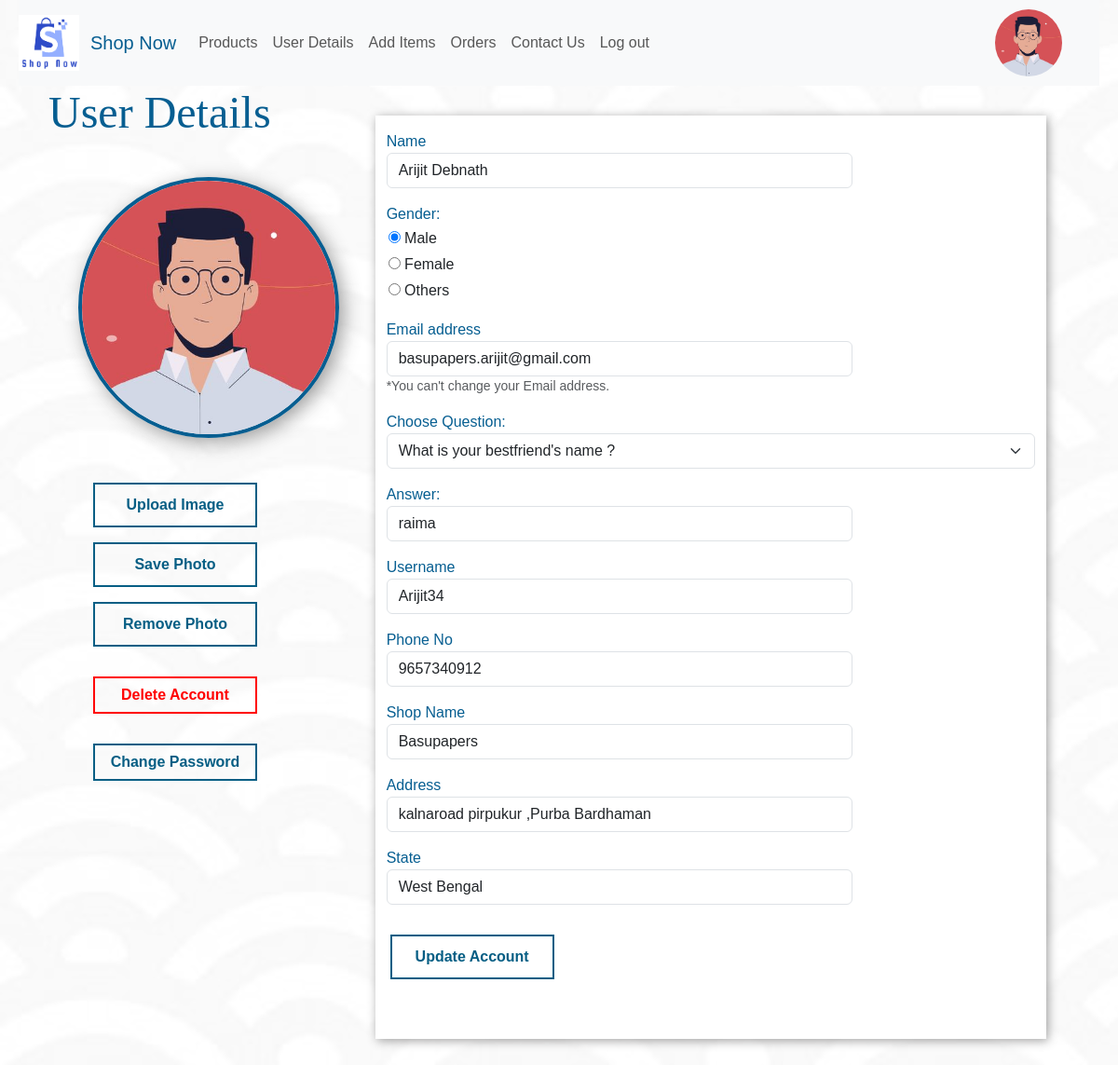
Page /SellerDetails.php (signed in) on the committed database.
### tables this page shows
CREATE TABLE `sellerdetails` (
  `Serial_no` int(255) NOT NULL,
  `Name` varchar(255) DEFAULT NULL,
  `Gender` varchar(10) NOT NULL,
  `Email` varchar(255) DEFAULT NULL,
  `Username` varchar(256) DEFAULT NULL,
  `Password` varchar(256) DEFAULT NULL,
  `Phone` varchar(255) DEFAULT NULL,
  `Shop_name` varchar(256) DEFAULT NULL,
  `Shop_Type` varchar(255) NOT NULL,
  `Address` varchar(256) DEFAULT NULL,
  `State` varchar(256) DEFAULT NULL,
  `Photo_Id` varchar(256) NOT NULL,
  `Allow` varchar(255) DEFAULT NULL,
  `Identity` varchar(255) NOT NULL,
  `Question` varchar(255) NOT NULL,
  `Answer` varchar(255) NOT NULL
);

### SellerDetails.php (the view, shortened to what this page needs)
<?php
include_once('database.php');
?>
<html>
    <head>
    <link rel="stylesheet" href="#">
<link rel="stylesheet" href="https://cdnjs.cloudflare.com/ajax/libs/font-awesome/4.7.0/css/font-awesome.min.css">
    <link href="https://cdn.jsdelivr.net/npm/bootstrap@5.3.0-alpha1/dist/css/bootstrap.min.css" rel="stylesheet">
    </head>
    <body style="background-color:hsl(0,0%,95%); margin:0 20px; font-family: 'Gill Sans', 'Gill Sans MT', Calibri, 'Trebuchet MS', sans-serif; " onload="myFunction()">
    <?php
$email=$_SESSION['email'];
$sql="SELECT * FROM sellerdetails WHERE Email='$email'";
$result=mysqli_query($conn,$sql);
if(mysqli_num_rows($result)>0){
    while($row=mysqli_fetch_assoc($result)){
        $sn=$row['Name'];
        $sgn=$row['Gender'];
        $se=$row['Email'];
        $su=$row['Username'];
        $ssh=$row['Shop_name'];
        $sa=$row['Address'];
        $ss=$row['State'];
        $sph=$row['Phone'];
        $spid=$row['Photo_Id'];
        $ques=$row['Question'];
        $ans=$row['Answer'];
        if(!empty($spid)){
            $photo="uploads/".$spid;
        }
        else{
            $sgn=strtolower($sgn);
            $photo="uploads/".$sgn.".jpg";
        }
      }
}
else{
    echo "<div  class='alert alert-danger' role='alert'>Something went wrong. Please try again later!!
  </div>";
}
?>
    <nav class="navbar navbar-expand-lg navbar-light bg-light">
    <img src="uploads/logo.jpg" height="60rem" width="65rem" class="logo mt-2 mb-2 ml-2">
  <a class="navbar-brand" href="index.php" style="color:rgb(6, 94, 145) ;padding-left: 1vw; "> Shop Now</a>
  <div class="collapse navbar-collapse" id="navbarSupportedContent">
    <ul class="navbar-nav mr-auto">
      <li class="nav-item active">
        <a class="nav-link " href="SellerProducts.php">Products</a>
      </li>
      <li class="nav-item">
        <a class="nav-link " href="SellerDetails.php" >User Details</a>
      </li>
      <li class="nav-item">
        <a class="nav-link "  href="SellerAddItems.php"  >Add Items</a>
      </li>
      <li class="nav-item">
        <a class="nav-link "  href="SellerOrder.php"  >Orders</a>
      </li>
      <li>
      <a class="nav-link" href="SellerContactUs.php" >Contact Us</a>
      </li>
      <li class="nav-item">
        <a class="nav-link " href="logout.php">Log out</a>
      </li>
    </ul>
  </div>
  <div class="float-right"><a href="SellerDetails.php" style="display:flex;"><img src="<?php echo $photo; ?>" style="height:9vh; width:9vh;  border-radius: 50px; margin-right:5vh;margin-left:5vh; cursor:pointer; object-fit: cover;"></a></div><br>
</nav>
<div>
<form  method="POST" action="SellerDetails.php" enctype="multipart/form-data">
    <div class="row"><div class="col-md-4 ml-5;" >
<h1 style="color:rgb(6, 94, 145); font-family: Alice; padding:0 2rem; font-size: 48px;">User Details</h1>
<img  class="photo" src="<?php echo $photo; ?>" alt="DP">
<form action="SellerDetails.php" method="Post" enctype="multipart/form-data">
     <label class="Button Button-one  myfile" style="margin:1rem 5rem;">
Upload Image
</label>
<div class="myimgdivshowhide image" >
</div>
<label class="Button Button-one" style="margin:1rem 5rem;">
Save Photo
<input type="submit" name="button" class="button" style="margin:1rem 5rem; display:none"></label>
<label class="Button Button-one" style="margin:1rem 5rem;">
Remove Photo
<input type="submit" name="button1"  class="Button Button-one" style="margin:1rem 5rem; display:none"></label>
</form>
<div class='button1 button-one1 ' name='dltbtn' id='dltbtn'  style="height:2.5rem;margin:2rem 0 0 5rem"  >Delete Account</div>
<div class='button button-one ' name='passbtn' id='passbtn'  style="height:2.5rem;margin:2rem 0 0 5rem"  >Change Password</div>
</div>
<br><br><br>
<div class="col-md-8" style="background-color:white; width:90vh; margin:2rem 0; box-shadow:2px 2px 10px rgba(43, 42, 42, 0.445)">
<div class="form-group mb-3 mt-3 ">
    <label for="sn" style="color:rgb(6, 94, 145);" >Name</label>
    <input name="sn" id="sn" type="text" class="form-control"aria-describedby="emailHelp" placeholder="Enter Your name" style="max-width:500px" required  value="<?php echo $sn?>" >
  </div>
  <div class="form-group mb-3 mt-3 ">
    <label for="sg" style="color:rgb(6, 94, 145);" >Gender:</label><br>
   <label style=" cursor:pointer;  padding:2px"> <input type="radio" <?php echo ($sgn=='male')? "checked='checked'":"" ?> name="sg" value="male" style="padding:10rem; background-color: #2196F3;"> Male</label><br>
   <label style=" cursor:pointer;  padding:2px"><input type="radio" name="sg" value="female" style="padding:1rem;"  <?php echo ($sgn=='female')? "checked='checked'":"" ?>> Female</label><br>
   <label style=" cursor:pointer;  padding:2px"><input type="radio" name="sg" value="Others" style="padding:1rem;" <?php echo ($sgn=='Others')? "checked='checked'":"" ?>> Others</label><br>
  </div>
  <div class="form-group mb-3">
    <label for="se" style="color:rgb(6, 94, 145);">Email address</label>
    <input type="email"  class="form-control" name="se" id="se" aria-describedby="emailHelp" placeholder="Enter email"style="max-width:500px" required value="<?php echo $se?>" readonly>
    <small id="emailHelp" class="form-text text-muted" style="color:red;" >*You can't change your Email address. </small>
  </div>
  <div class="form-group mb-3">
<label for="ques" style="color:rgb(6, 94, 145);">Choose Question:</label>
<select class="form-select" name="ques" aria-label="Default select example" required>
  <option value="What is your bestfriend name ?" <?php echo ($ques=='What is your bestfriend name ?')?'selected':''; ?> >What is your bestfriend's name ?</option>
</select>
</div>
<div class="form-group mb-3">
    <label for="ans" style="color:rgb(6, 94, 145);">Answer:</label>
    <input type="text" class="form-control" name="ans" id="ans" placeholder="Answer of above Question" style="max-width:500px" value="<?php echo $ans?>" required>
</div>
  <div class="form-group mb-3">
    <label for="su"style="color:rgb(6, 94, 145);">Username</label>
    <input style="max-width:500px" type="text" class="form-control" name="su" id="su" aria-describedby="emailHelp" placeholder="Enter a Username" required value="<?php echo $su?>">
</div>
  <div class="form-group mb-3">
    <label for="sph" style="color:rgb(6, 94, 145);">Phone No</label>
    <input type="number" class="form-control"  name="sph" id="sph" placeholder="Phone no" style="max-width:500px" required value="<?php echo $sph; ?>">
  </div>
  <div class="form-group mb-3">
    <label for="ssh" style="color:rgb(6, 94, 145);">Shop Name</label>
    <input type="text" class="form-control" name="ssh" id="ssh" placeholder="Enter your Shop name" style="max-width:500px" required value="<?php echo $ssh?>">
</div>
  <div class="form-group mb-3">
    <label for="sa" style="color:rgb(6, 94, 145);">Address</label>
    <input type="text" class="form-control" name="sa" id="sa" placeholder="Enter full address of your shop" style="max-width:500px" required value="<?php echo $sa?>">
</div>
<div class="form-group mb-3">
    <label for="ss" style="color:rgb(6, 94, 145);">State</label>
    <input type="text" class="form-control" name="ss" id="ss" placeholder="State" style="max-width:500px" required value="<?php echo $ss?>">
</div>
<button class="Button Button-one" type='submit' class='btn btn-danger btn-rounded ' name='btn1' id='btn1'  >Update Account</button>
</form>
<br><br>
  </div>
</body></html>

### SellerDetails.php (style rules this page uses)
* { padding:0; margin:0; }
body { background-color:rgba(88, 88, 88, 0.856); background-size: cover; background-image:url("uploads/b1.jpg"); background-blend-mode: lighten; }
.myimgdivshowhide { position:absolute; display: flex; height:2rem; width:2rem; border-radius: var(--size-5); margin:-3.2rem 2rem 20rem 17rem; }
.Button { position: relative; display:flex; height: 6vh; margin:2em 0 1rem 0.25em; width:11em; cursor: pointer; border:2px solid rgb(6, 94, 132); color:rgb(6, 94, 132); text-decoration: none; background: rgba(255, 255, 255, 0); text-decoration: none; color:rgb(6, 94, 132); font-size:1rem; font-weight: bold; padding:0.5em 0.5em; z-index:1; align-items: center; vertical-align: middle; text-align: center; justify-content: center; border-radius: var(--radius-4); box-shadow: var(--shadow-3); }
input { color:black; }
.Button::after { content:''; position: absolute; color:white; width:100%; height: 100%; border-radius: var(--radius-5); background-color:rgb(6, 94, 132) ; top:0; left:0; z-index: -1; transition:transform 200ms ease-in; }
.Button-one::after { border-radius: var(--radius-4); transform: scaleX(0); transform-origin: left; transform-origin: right; color:white; }
.Button1 { position: relative; display:flex; height: 6vh; margin:2em 0 1rem 0.25em; width:11em; cursor: pointer; border:2px solid red; color:red;; text-decoration: none; background: rgba(255, 255, 255, 0); text-decoration: none; color: red; font-size:1rem; font-weight: bold; padding:0.5em 0.5em; z-index:1; align-items: center; vertical-align: middle; text-align: center; justify-content: center; border-radius: var(--radius-4); box-shadow: var(--shadow-3); }
.Button1::after { content:''; position: absolute; color:white; width:100%; height: 100%; border-radius: var(--radius-5); background-color: red; top:0; left:0; z-index: -1; transition:transform 200ms ease-in; }
.Button-one1::after { border-radius: var(--radius-4); transform: scaleX(0); transform-origin: left; transform-origin: right; color:white; }
.photo { position: relative; height:35vh; width:35vh; border-radius:360px ; box-shadow: 5px 5px 20px rgba(43, 42, 42, 0.445);; object-fit: cover; margin:2rem 4rem; border:4px solid rgb(6, 94, 145); }

### rows in the picture
sellerdetails: Photo_Id (picture), sn "Arijit Debnath", Gender "☑ Male", Gender "☐ Female", Gender "☐ Others", se "basupapers.arijit@gmail.com", ques "What is your bestfriend's name ?", ans "raima", su "Arijit34", sph "9657340912", ssh "Basupapers", sa "kalnaroad pirpukur ,Purba Bardhaman", ss "West Bengal"
